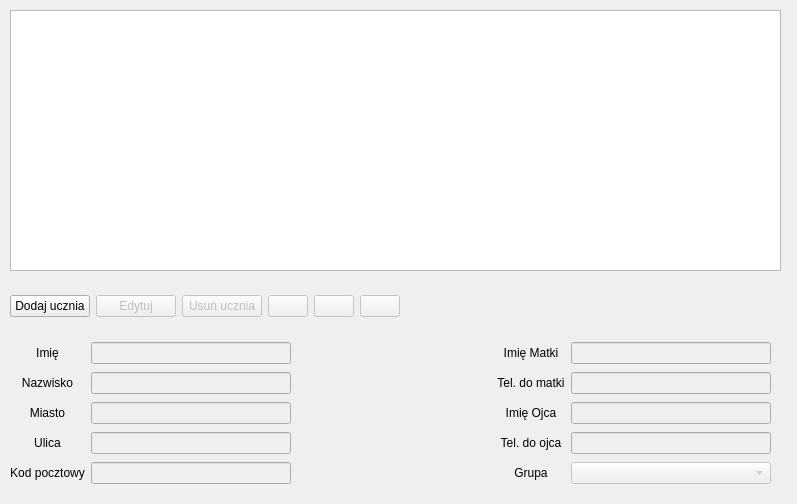
<?xml version="1.0" encoding="UTF-8"?>
<ui version="4.0">
 <class>FormStudents</class>
 <widget class="QDialog" name="FormStudents">
  <property name="geometry">
   <rect>
    <x>0</x>
    <y>0</y>
    <width>797</width>
    <height>504</height>
   </rect>
  </property>
  <property name="windowTitle">
   <string>Dialog</string>
  </property>
  <widget class="QTableView" name="tableView">
   <property name="geometry">
    <rect>
     <x>10</x>
     <y>10</y>
     <width>771</width>
     <height>261</height>
    </rect>
   </property>
  </widget>
  <widget class="QWidget" name="gridLayoutWidget">
   <property name="geometry">
    <rect>
     <x>10</x>
     <y>280</y>
     <width>761</width>
     <height>52</height>
    </rect>
   </property>
   <layout class="QGridLayout" name="gridLayout">
    <item row="0" column="2">
     <widget class="QPushButton" name="button_deleteStudent">
      <property name="enabled">
       <bool>false</bool>
      </property>
      <property name="sizePolicy">
       <sizepolicy hsizetype="Fixed" vsizetype="Fixed">
        <horstretch>0</horstretch>
        <verstretch>0</verstretch>
       </sizepolicy>
      </property>
      <property name="text">
       <string>Usuń ucznia</string>
      </property>
      <property name="icon">
       <iconset resource="zasoby.qrc">
        <normaloff>:/z/icons/studensdel.png</normaloff>:/z/icons/studensdel.png</iconset>
      </property>
     </widget>
    </item>
    <item row="0" column="1">
     <widget class="QPushButton" name="button_editStudent">
      <property name="enabled">
       <bool>false</bool>
      </property>
      <property name="sizePolicy">
       <sizepolicy hsizetype="Fixed" vsizetype="Fixed">
        <horstretch>0</horstretch>
        <verstretch>0</verstretch>
       </sizepolicy>
      </property>
      <property name="text">
       <string>Edytuj</string>
      </property>
      <property name="icon">
       <iconset resource="zasoby.qrc">
        <normaloff>:/z/icons/studensedit.png</normaloff>:/z/icons/studensedit.png</iconset>
      </property>
     </widget>
    </item>
    <item row="0" column="0">
     <widget class="QPushButton" name="button_addStudent">
      <property name="sizePolicy">
       <sizepolicy hsizetype="Fixed" vsizetype="Fixed">
        <horstretch>0</horstretch>
        <verstretch>0</verstretch>
       </sizepolicy>
      </property>
      <property name="text">
       <string>Dodaj ucznia</string>
      </property>
      <property name="icon">
       <iconset resource="zasoby.qrc">
        <normaloff>:/z/icons/studentsadd.png</normaloff>:/z/icons/studentsadd.png</iconset>
      </property>
     </widget>
    </item>
    <item row="0" column="4">
     <widget class="QPushButton" name="button_Canel">
      <property name="enabled">
       <bool>false</bool>
      </property>
      <property name="text">
       <string/>
      </property>
      <property name="icon">
       <iconset resource="zasoby.qrc">
        <normaloff>:/z/icons/gross-dark-cross.png</normaloff>:/z/icons/gross-dark-cross.png</iconset>
      </property>
     </widget>
    </item>
    <item row="0" column="3">
     <widget class="QPushButton" name="button_Confirm">
      <property name="enabled">
       <bool>false</bool>
      </property>
      <property name="text">
       <string/>
      </property>
      <property name="icon">
       <iconset resource="zasoby.qrc">
        <normaloff>:/z/icons/right-tick.png</normaloff>:/z/icons/right-tick.png</iconset>
      </property>
     </widget>
    </item>
    <item row="0" column="5">
     <widget class="QPushButton" name="button_Update">
      <property name="enabled">
       <bool>false</bool>
      </property>
      <property name="text">
       <string/>
      </property>
      <property name="icon">
       <iconset resource="zasoby.qrc">
        <normaloff>:/z/icons/update-arrow.png</normaloff>:/z/icons/update-arrow.png</iconset>
      </property>
     </widget>
    </item>
    <item row="0" column="6">
     <spacer name="horizontalSpacer">
      <property name="orientation">
       <enum>Qt::Horizontal</enum>
      </property>
      <property name="sizeHint" stdset="0">
       <size>
        <width>40</width>
        <height>20</height>
       </size>
      </property>
     </spacer>
    </item>
   </layout>
  </widget>
  <widget class="QWidget" name="gridLayoutWidget_2">
   <property name="geometry">
    <rect>
     <x>10</x>
     <y>340</y>
     <width>761</width>
     <height>151</height>
    </rect>
   </property>
   <layout class="QGridLayout" name="gridLayout_2">
    <item row="1" column="0">
     <widget class="QLabel" name="label">
      <property name="text">
       <string>Nazwisko</string>
      </property>
      <property name="alignment">
       <set>Qt::AlignCenter</set>
      </property>
     </widget>
    </item>
    <item row="3" column="0">
     <widget class="QLabel" name="label_4">
      <property name="text">
       <string>Ulica</string>
      </property>
      <property name="alignment">
       <set>Qt::AlignCenter</set>
      </property>
     </widget>
    </item>
    <item row="3" column="1">
     <widget class="QLineEdit" name="lE_street">
      <property name="enabled">
       <bool>false</bool>
      </property>
      <property name="whatsThis">
       <string>&lt;html&gt;&lt;head/&gt;&lt;body&gt;&lt;p&gt;Wpisz ulicę miejsca zamieszkania ucznia, jeżeli w adresie nie ma nazwy ulicy wystarczy wpisać numer budynku&lt;/p&gt;&lt;/body&gt;&lt;/html&gt;</string>
      </property>
     </widget>
    </item>
    <item row="1" column="1">
     <widget class="QLineEdit" name="lE_name">
      <property name="enabled">
       <bool>false</bool>
      </property>
      <property name="whatsThis">
       <string>&lt;html&gt;&lt;head/&gt;&lt;body&gt;&lt;p&gt;Wprowadź nazwisko ucznia&lt;/p&gt;&lt;/body&gt;&lt;/html&gt;</string>
      </property>
     </widget>
    </item>
    <item row="0" column="3">
     <widget class="QLabel" name="label_6">
      <property name="text">
       <string>Imię Matki</string>
      </property>
      <property name="alignment">
       <set>Qt::AlignCenter</set>
      </property>
     </widget>
    </item>
    <item row="1" column="3">
     <widget class="QLabel" name="label_7">
      <property name="text">
       <string>Tel. do matki</string>
      </property>
      <property name="alignment">
       <set>Qt::AlignCenter</set>
      </property>
     </widget>
    </item>
    <item row="3" column="3">
     <widget class="QLabel" name="label_9">
      <property name="text">
       <string>Tel. do ojca</string>
      </property>
      <property name="alignment">
       <set>Qt::AlignCenter</set>
      </property>
     </widget>
    </item>
    <item row="4" column="3">
     <widget class="QLabel" name="label_10">
      <property name="text">
       <string>Grupa</string>
      </property>
      <property name="alignment">
       <set>Qt::AlignCenter</set>
      </property>
     </widget>
    </item>
    <item row="2" column="3">
     <widget class="QLabel" name="label_8">
      <property name="text">
       <string>Imię Ojca</string>
      </property>
      <property name="alignment">
       <set>Qt::AlignCenter</set>
      </property>
     </widget>
    </item>
    <item row="4" column="1">
     <widget class="QLineEdit" name="lE_postcode">
      <property name="enabled">
       <bool>false</bool>
      </property>
      <property name="whatsThis">
       <string>&lt;html&gt;&lt;head/&gt;&lt;body&gt;&lt;p&gt;Wprowadź kod pocztowy w formacie XX-XXX, np. 01-444&lt;/p&gt;&lt;/body&gt;&lt;/html&gt;</string>
      </property>
     </widget>
    </item>
    <item row="2" column="0">
     <widget class="QLabel" name="label_3">
      <property name="text">
       <string>Miasto</string>
      </property>
      <property name="alignment">
       <set>Qt::AlignCenter</set>
      </property>
     </widget>
    </item>
    <item row="2" column="1">
     <widget class="QLineEdit" name="lE_city">
      <property name="enabled">
       <bool>false</bool>
      </property>
      <property name="whatsThis">
       <string>&lt;html&gt;&lt;head/&gt;&lt;body&gt;&lt;p&gt;Wprowadź miasto ucznia&lt;/p&gt;&lt;/body&gt;&lt;/html&gt;</string>
      </property>
     </widget>
    </item>
    <item row="4" column="0">
     <widget class="QLabel" name="label_5">
      <property name="text">
       <string>Kod pocztowy</string>
      </property>
      <property name="alignment">
       <set>Qt::AlignCenter</set>
      </property>
     </widget>
    </item>
    <item row="0" column="1">
     <widget class="QLineEdit" name="lE_surname">
      <property name="enabled">
       <bool>false</bool>
      </property>
      <property name="whatsThis">
       <string>&lt;html&gt;&lt;head/&gt;&lt;body&gt;&lt;p&gt;Wprowadź imię ucznia, co najmniej 4 znaki&lt;/p&gt;&lt;/body&gt;&lt;/html&gt;</string>
      </property>
     </widget>
    </item>
    <item row="2" column="2">
     <spacer name="horizontalSpacer_2">
      <property name="orientation">
       <enum>Qt::Horizontal</enum>
      </property>
      <property name="sizeType">
       <enum>QSizePolicy::MinimumExpanding</enum>
      </property>
      <property name="sizeHint" stdset="0">
       <size>
        <width>40</width>
        <height>20</height>
       </size>
      </property>
     </spacer>
    </item>
    <item row="0" column="0">
     <widget class="QLabel" name="label_2">
      <property name="text">
       <string>Imię</string>
      </property>
      <property name="alignment">
       <set>Qt::AlignCenter</set>
      </property>
     </widget>
    </item>
    <item row="0" column="4">
     <widget class="QLineEdit" name="lE_snameM">
      <property name="enabled">
       <bool>false</bool>
      </property>
      <property name="whatsThis">
       <string>&lt;html&gt;&lt;head/&gt;&lt;body&gt;&lt;p&gt;Wprowadź imię matki ucznia, co najmniej 4 znaki&lt;/p&gt;&lt;/body&gt;&lt;/html&gt;</string>
      </property>
     </widget>
    </item>
    <item row="1" column="4">
     <widget class="QLineEdit" name="lE_phoneM">
      <property name="enabled">
       <bool>false</bool>
      </property>
      <property name="whatsThis">
       <string>&lt;html&gt;&lt;head/&gt;&lt;body&gt;&lt;p&gt;&lt;span style=&quot; color:#000000;&quot;&gt;Podaj numer telefonu dla stacjonarnych np.: 236701122 dla komórkowych 999888777&lt;/span&gt;&lt;/p&gt;&lt;/body&gt;&lt;/html&gt;</string>
      </property>
     </widget>
    </item>
    <item row="2" column="4">
     <widget class="QLineEdit" name="lE_snameF">
      <property name="enabled">
       <bool>false</bool>
      </property>
      <property name="whatsThis">
       <string>&lt;html&gt;&lt;head/&gt;&lt;body&gt;&lt;p&gt;Wprowadź imię ojca ucznia, co najmniej 4 znaki&lt;/p&gt;&lt;/body&gt;&lt;/html&gt;</string>
      </property>
     </widget>
    </item>
    <item row="3" column="4">
     <widget class="QLineEdit" name="lE_phoneF">
      <property name="enabled">
       <bool>false</bool>
      </property>
      <property name="whatsThis">
       <string>&lt;html&gt;&lt;head/&gt;&lt;body&gt;&lt;p&gt;&lt;span style=&quot; color:#000000;&quot;&gt;Podaj numer telefonu dla stacjonarnych np.: 236701122 dla komórkowych 999888777&lt;/span&gt;&lt;/p&gt;&lt;/body&gt;&lt;/html&gt;</string>
      </property>
     </widget>
    </item>
    <item row="4" column="4">
     <widget class="QComboBox" name="comboBox">
      <property name="enabled">
       <bool>false</bool>
      </property>
      <property name="whatsThis">
       <string>&lt;html&gt;&lt;head/&gt;&lt;body&gt;&lt;p&gt;Wybierz grupę, do której będzie należał uczeń&lt;/p&gt;&lt;/body&gt;&lt;/html&gt;</string>
      </property>
     </widget>
    </item>
   </layout>
  </widget>
 </widget>
 <tabstops>
  <tabstop>lE_surname</tabstop>
  <tabstop>lE_name</tabstop>
  <tabstop>lE_city</tabstop>
  <tabstop>lE_street</tabstop>
  <tabstop>lE_postcode</tabstop>
  <tabstop>lE_snameM</tabstop>
  <tabstop>lE_phoneM</tabstop>
  <tabstop>lE_snameF</tabstop>
  <tabstop>lE_phoneF</tabstop>
  <tabstop>comboBox</tabstop>
  <tabstop>button_Confirm</tabstop>
  <tabstop>button_addStudent</tabstop>
  <tabstop>button_editStudent</tabstop>
  <tabstop>tableView</tabstop>
  <tabstop>button_deleteStudent</tabstop>
  <tabstop>button_Canel</tabstop>
 </tabstops>
 <resources>
  <include location="zasoby.qrc"/>
 </resources>
 <connections/>
</ui>
